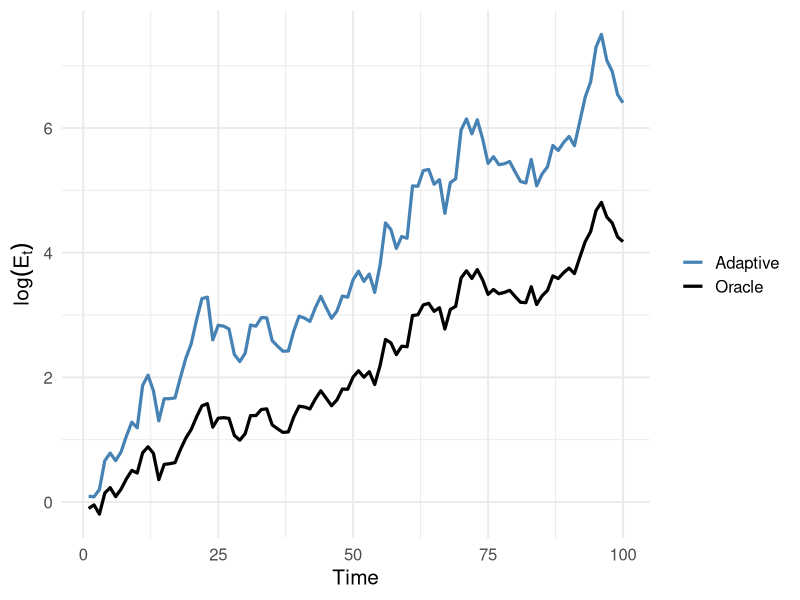
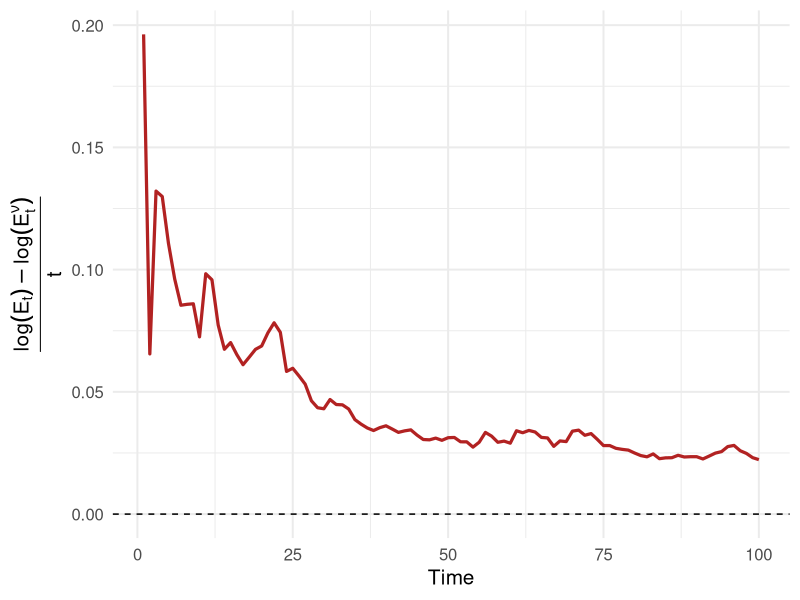

Reproduce these figures in R, in order.
library(ggplot2)
library(dplyr)
library(tidyr)
library(patchwork)

mu0 <- 0
theta_nu <- 0.2
B <- 100

set.seed(1)

# Simulate under nu
X <- rnorm(B, theta_nu, 1)

# Plug-in estimator
mu_hat <- cumsum(X) / seq_len(B)

# Adaptive e-process
logE <- cumsum(
  dnorm(X, mu_hat, log = TRUE) -
    dnorm(X, mu0, log = TRUE)
)

# Oracle likelihood ratio process
logE_nu <- cumsum(
  dnorm(X, theta_nu, log = TRUE) -
    dnorm(X, mu0, log = TRUE)
)

# Asymptotic log-optimality quantity
regret <- (logE - logE_nu) / seq_len(B)

D <- tibble(
  t = 1:B,
  logE = logE,
  logE_nu = logE_nu,
  regret = regret
)

D_long <- D %>%
  select(t, logE, logE_nu) %>%
  pivot_longer(-t)

p1 <- ggplot(D_long,
             aes(t, value, color = name)) +
  geom_line(linewidth = 1.1) +
  labs(
    x = "Time",
    y = expression(log(E[t])),
    color = NULL
  ) +
  scale_color_manual(
    values = c(
      "logE" = "steelblue",
      "logE_nu" = "black"
    ),
    labels = c(
      "Adaptive",
      "Oracle"
    )
  ) +
  theme_minimal(base_size = 15)

p1

p2 <- ggplot(D, aes(t, regret)) +
  geom_line(linewidth = 1.1, color = "firebrick") +
  geom_hline(yintercept = 0,
             linetype = 2) +
  labs(
    x = "Time",
    y = expression(
      frac(log(E[t]) - log(E[t]^nu), t)
    )
  ) +
  theme_minimal(base_size = 15)

p2




mu0 <- 0.5
mu1 <- 0.6
B <- 100

set.seed(1)
